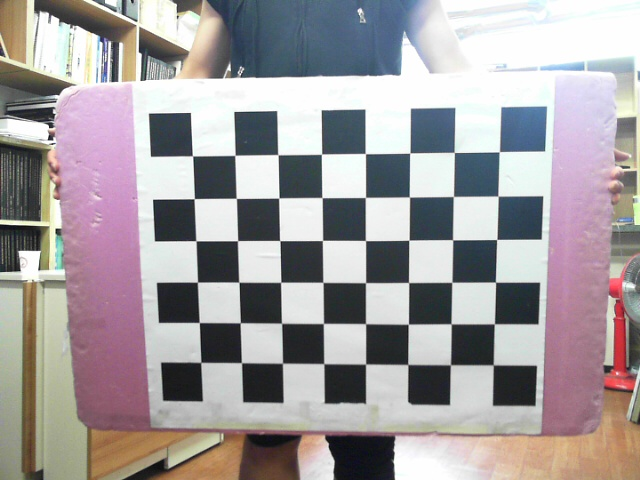
#> input picture Python code (StereoCalibration)_구근(2015108632)/Left01.jpg, 640 x 480 px, given in place of Right01.jpg, which was not available
$ python StereoCalibration.py   (Python 2 division)   (older library calls are emulated)
#> lines starting #> are read from the running program, lines starting #| are printed output that depends on the picture; after the words box and inside, x2 and y2 are one past the last pixel; in counts of white or black regions, pixels touching at a corner belong together; pictures that were not available may be replaced by others from this repository, and a replacement may not be noted
import numpy as np
import cv2

print 'Program Start...'

criteria = (cv2.TERM_CRITERIA_EPS + cv2.TERM_CRITERIA_MAX_ITER, 30, 0.001)
flags = (cv2.CALIB_FIX_ASPECT_RATIO + cv2.CALIB_ZERO_TANGENT_DIST + cv2.CALIB_SAME_FOCAL_LENGTH)

number = ["01","02","03","04","05","06","07","08","09","10"
,"11","12","13","14","15","16","17","18","19","20"
,"21","22","23","24","25","26","27","28","29","30" ]

nBoardW=8
nBoardH=6

objp = np.zeros((nBoardW*nBoardH,3), np.float32)
objp[:,:2] = np.mgrid[0:nBoardW,0:nBoardH].T.reshape(-1,2)

R = np.asarray([(0., 0., 0.), (0., 0., 0.), (0., 0., 0.)])
T = np.asarray([(0., 0., 0.), (0., 0., 0.), (0., 0., 0.)])
E = np.asarray([(0., 0., 0.), (0., 0., 0.), (0., 0., 0.)])
F = np.asarray([(0., 0., 0.), (0., 0., 0.), (0., 0., 0.)])

objpoints = [] # 3d point in real world space
Right_imgpoints = [] # 2d points in image plane.
Left_imgpoints = [] # 2d points in image plane.

samples_to_use = 30

height = 0
width = 0

for i in range(0, samples_to_use):

    print 'Reading frame %s of %s' % (i+1, samples_to_use)

    strImg_R ="Right"
    strImg_L = "Left"
    strImg_N = number[i]
    strFormat = ".jpg"

    strImg_R = strImg_R + strImg_N + strFormat
    strImg_L = strImg_L + strImg_N + strFormat

    Right_im = cv2.imread(strImg_R)
#> Right_im is the input picture: shape (480, 640, 3); mean B, G, R 159.1, 157.3, 163
    Left_im = cv2.imread(strImg_L)

    height, width, depth  = Right_im.shape
#> height = 480; width = 640; depth = 3

    print 'finding chessboard'

    R_ret , R_corners = cv2.findChessboardCorners(Right_im, (nBoardW,nBoardH), None)
#> R_ret = True; R_corners = 48 rows, first 8: [192.5, 155.8], [234.9, 155.4], [277.9, 154.8], [321.5, 154.2], [365.4, 153.7], [409.9, 153.1], [454.3, 152.5], [499.3, 151.7]
    L_ret , L_corners = cv2.findChessboardCorners(Left_im, (nBoardW,nBoardH), None)
#> L_ret = True; L_corners has the same summary as R_corners

    if R_ret == True and L_ret == True:
        print 'Right_found chessboard'
        objpoints.append(objp)
        Right_imgpoints.append(R_corners)
        Left_imgpoints.append(L_corners)

        print 'samples: %i' % len(Right_imgpoints)
#| samples: 1
        print 'samples: %i' % len(Left_imgpoints)
#| samples: 1

        cv2.drawChessboardCorners(Right_im, (nBoardW,nBoardH), R_corners, R_ret)
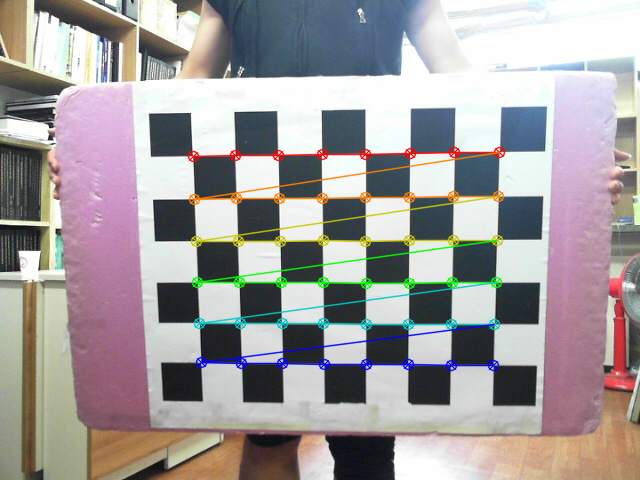
#> Right_im: shape (480, 640, 3); 4.44% of pixels changed, all inside (x1, y1, x2, y2) = (187, 146, 506, 372)
        cv2.drawChessboardCorners(Left_im, (nBoardW,nBoardH), L_corners, L_ret)

        cv2.imshow("Right_im",Right_im)
        cv2.imshow("Left_im",Left_im)

        cv2.waitKey(500); # delay time
    else :
        print 'not found'

    print 'find corners...'
#> pass 2 of the loop `for i in range(0, samples_to_use):`:
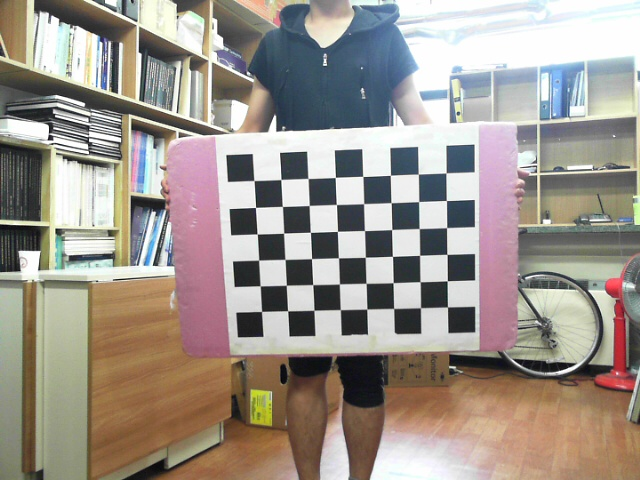
#> input picture Python code (StereoCalibration)_구근(2015108632)/Left02.jpg, 640 x 480 px, given in place of Right02.jpg, which was not available
#> Right_im is the input picture: shape (480, 640, 3); mean B, G, R 140.9, 149.2, 157.6
#> R_corners = 48 rows, first 8: [254, 180.5], [280.8, 179.5], [308, 178.5], [335.3, 177.4], [362.8, 176.4], [390.4, 175.3], [418.3, 174.1], [446.1, 172.9]
#> L_corners has the same summary as R_corners
#| samples: 2
#| samples: 2
#> `cv2.drawChessboardCorners(Right_im, (nBoardW,nBoardH), R_corners, R_ret)`:
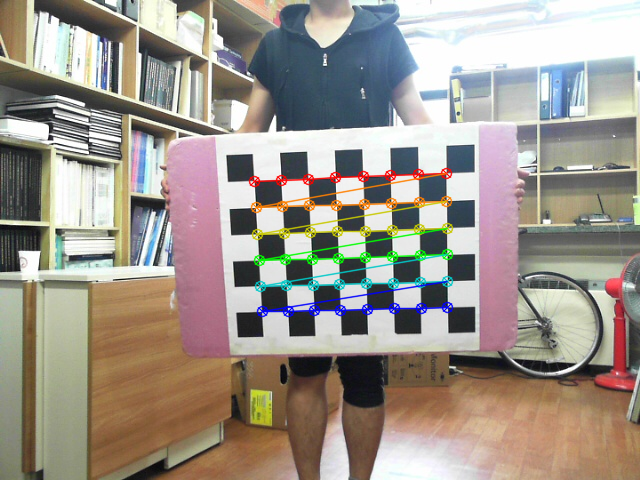
#> Right_im: shape (480, 640, 3); 3.18% of pixels changed, all inside (x1, y1, x2, y2) = (248, 167, 454, 318)
#> (the run stopped early here; a loop or call above may not have finished)
